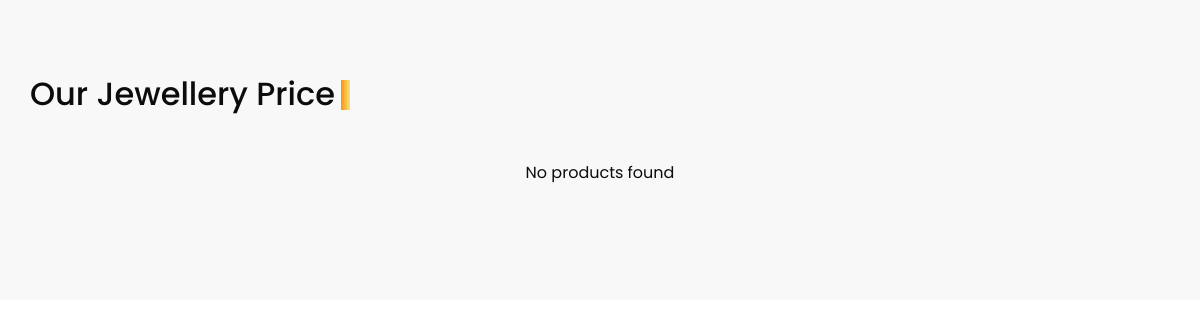
Before: /seeMoreProducts.php with the older database file.
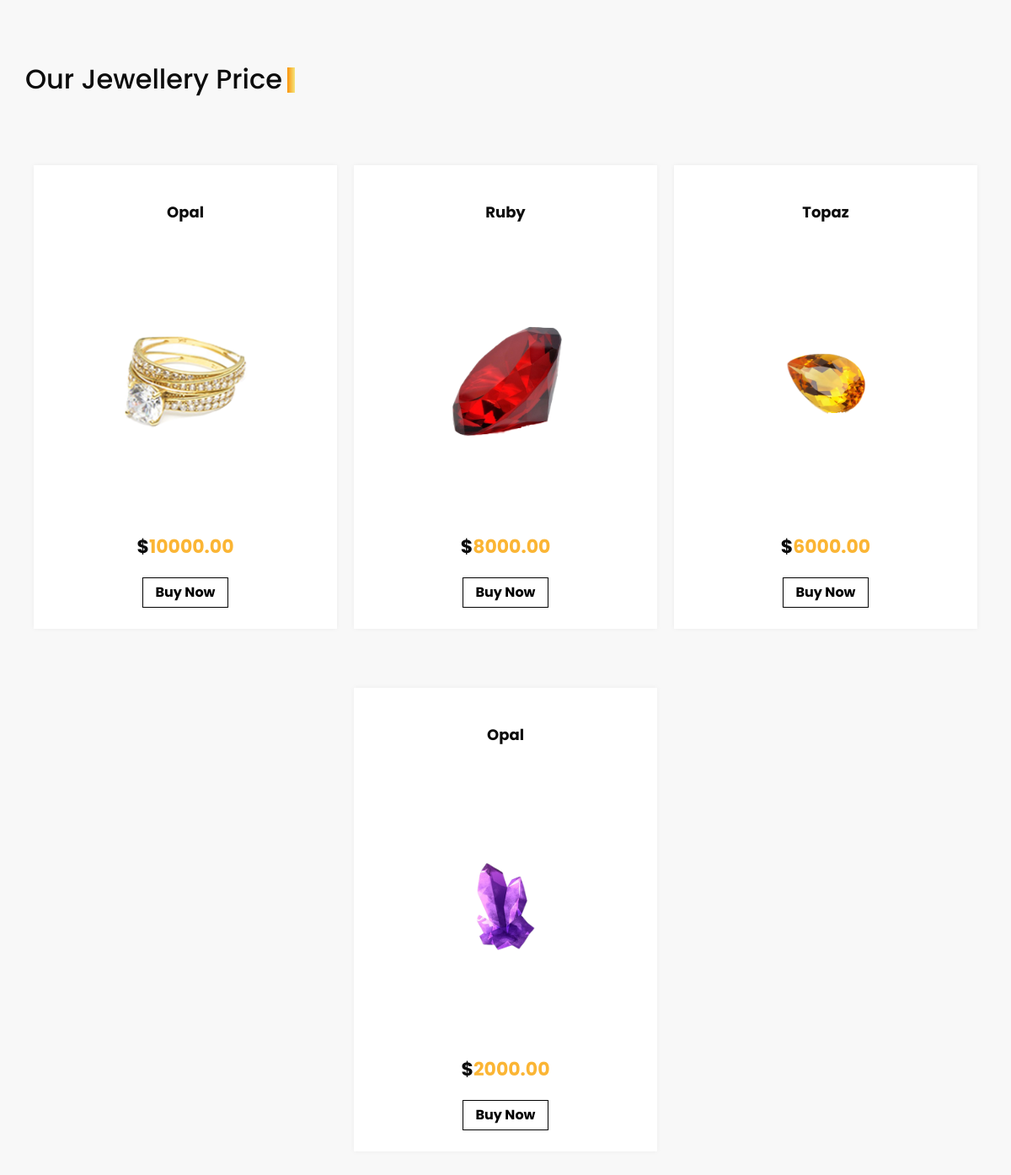
After: the same page with the newer database file.
### tables this page shows
CREATE TABLE currentProducts (
    id INT AUTO_INCREMENT PRIMARY KEY,
    product_name VARCHAR(255) NOT NULL,
    image_url VARCHAR(255) NOT NULL,
    price DECIMAL(10, 2) NOT NULL
);

### seeMoreProducts.php (the view, shortened to what this page needs)
    <link rel="stylesheet" type="text/css" href="css/bootstrap.css" />
    <link href="css/style.css" rel="stylesheet" />
    <link href="css/responsive.css" rel="stylesheet" />
<section class="price_section layout_padding">
      <div class="container">
        <div class="heading_container">
          <h2>Our Jewellery Price</h2>
        </div>
        <div class="price_container">
        <?php
        include 'php/connectToDatabase.php';
        $sql = "SELECT * FROM currentProducts";
        $result = $conn->query($sql);
        if ($result->num_rows > 0) {
            while ($row = $result->fetch_assoc()) {
                echo '<div class="box">';
                echo '<div class="name">';
                echo '<h6>' . $row["product_name"] . '</h6>';
                echo '</div>';
                echo '<div class="img-box">';
                echo '<img src="' . $row["image_url"] . '" alt="" />';
                echo '</div>';
                echo '<div class="detail-box">';
                echo '<h5>$<span>' . $row["price"] . '</span></h5>';
                echo '<a href="">Buy Now</a>';
                echo '</div>';
                echo '</div>';
            }
        } else {
            echo "No products found";
        }
        ?>
        </div>
      </div>
    </section>

### css/style.css (style rules this page uses)
.layout_padding { padding: 75px 0; }
.heading_container { display: -webkit-box; display: -ms-flexbox; display: flex; }
.heading_container h2 { position: relative; }
.heading_container h2::before { content: ""; position: absolute; width: 9px; height: 30px; top: 14%; right: -15px; background: -webkit-gradient(linear, left top, right top, from(#fb930a), to(#f5e47b)); background: linear-gradient(to right, #fb930a, #f5e47b); }
a, a:hover, a:focus { text-decoration: none; }
.price_section { background-color: #f8f8f8; }
.price_section .price_container { display: -webkit-box; display: -ms-flexbox; display: flex; -webkit-box-pack: center; -ms-flex-pack: center; justify-content: center; padding: 40px 0; -ms-flex-wrap: wrap; flex-wrap: wrap; }
.price_section .price_container .box { min-width: 300px; max-width: 360px; height: 550px; display: -webkit-box; display: -ms-flexbox; display: flex; -webkit-box-orient: vertical; -webkit-box-direction: normal; -ms-flex-direction: column; flex-direction: column; -webkit-box-align: center; -ms-flex-align: center; align-items: center; -webkit-box-pack: justify; -ms-flex-pack: justify; justify-content: space-between; margin: 35px 10px; padding: 45px 0 25px 0; text-align: center; background-color: #ffffff; -webkit-box-shadow: 0px 0px 6px 0 rgba(0, 0, 0, 0.05); box-shadow: 0px 0px 6px 0 rgba(0, 0, 0, 0.05); -webkit-box-flex: 1; -ms-flex-positive: 1; flex-grow: 1; }
.price_section .price_container .box .img-box { width: 100%; display: -webkit-box; display: -ms-flexbox; display: flex; -webkit-box-pack: center; -ms-flex-pack: center; justify-content: center; }
.price_section .price_container .box .img-box img { width: 150px; }
.price_section .price_container .box h6 { font-weight: bold; font-size: 18px; }
.price_section .price_container .box .detail-box h5 { text-transform: uppercase; font-weight: bold; font-size: 22px; }
.price_section .price_container .box .detail-box h5 span { color: #fbb534; }
.price_section .price_container .box .detail-box a { display: inline-block; padding: 5px 15px; border: 1px solid #000000; font-weight: bold; color: #000000; margin-top: 15px; }

### css/responsive.css (style rules this page uses)
@media (min-width: 1200px) { .container { max-width: 1170px; } }

Changed rows visible on the page:
added currentproducts: product_name "Opal", image_url (picture), price "10000.00"
added currentproducts: product_name "Ruby", image_url (picture), price "8000.00"
added currentproducts: product_name "Topaz", image_url (picture), price "6000.00"
added currentproducts: product_name "Opal", image_url (picture), price "2000.00"
Other visible differences:
text no longer shown: "No products found"
